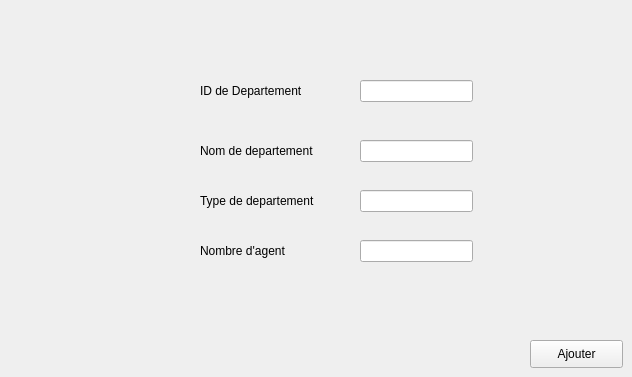
   <widget class="QWidget" name="tab_3">
    <attribute name="title">
     <string>Ajouter departement</string>
    </attribute>
    <widget class="QPushButton" name="Ajouter2">
     <property name="geometry">
      <rect>
       <x>530</x>
       <y>340</y>
       <width>93</width>
       <height>28</height>
      </rect>
     </property>
     <property name="text">
      <string>Ajouter</string>
     </property>
     <property name="autoDefault">
      <bool>false</bool>
     </property>
     <property name="default">
      <bool>false</bool>
     </property>
     <property name="flat">
      <bool>false</bool>
     </property>
    </widget>
    <widget class="QLabel" name="label_14">
     <property name="geometry">
      <rect>
       <x>200</x>
       <y>80</y>
       <width>131</width>
       <height>21</height>
      </rect>
     </property>
     <property name="text">
      <string>ID de Departement</string>
     </property>
    </widget>
    <widget class="QLabel" name="label_15">
     <property name="geometry">
      <rect>
       <x>200</x>
       <y>140</y>
       <width>131</width>
       <height>21</height>
      </rect>
     </property>
     <property name="text">
      <string>Nom de departement</string>
     </property>
    </widget>
    <widget class="QLabel" name="label_16">
     <property name="geometry">
      <rect>
       <x>200</x>
       <y>190</y>
       <width>131</width>
       <height>21</height>
      </rect>
     </property>
     <property name="text">
      <string>Type de departement</string>
     </property>
    </widget>
    <widget class="QLabel" name="label_17">
     <property name="geometry">
      <rect>
       <x>200</x>
       <y>240</y>
       <width>121</width>
       <height>21</height>
      </rect>
     </property>
     <property name="text">
      <string>Nombre d'agent</string>
     </property>
    </widget>
    <widget class="QLineEdit" name="id1">
     <property name="geometry">
      <rect>
       <x>360</x>
       <y>80</y>
       <width>113</width>
       <height>22</height>
      </rect>
     </property>
    </widget>
    <widget class="QLineEdit" name="lineEdit_nomdep">
     <property name="geometry">
      <rect>
       <x>360</x>
       <y>140</y>
       <width>113</width>
       <height>22</height>
      </rect>
     </property>
    </widget>
    <widget class="QLineEdit" name="lineEdit_typedep">
     <property name="geometry">
      <rect>
       <x>360</x>
       <y>190</y>
       <width>113</width>
       <height>22</height>
      </rect>
     </property>
    </widget>
    <widget class="QLineEdit" name="lineEdit_nbagent">
     <property name="geometry">
      <rect>
       <x>360</x>
       <y>240</y>
       <width>113</width>
       <height>22</height>
      </rect>
     </property>
    </widget>
   </widget>
